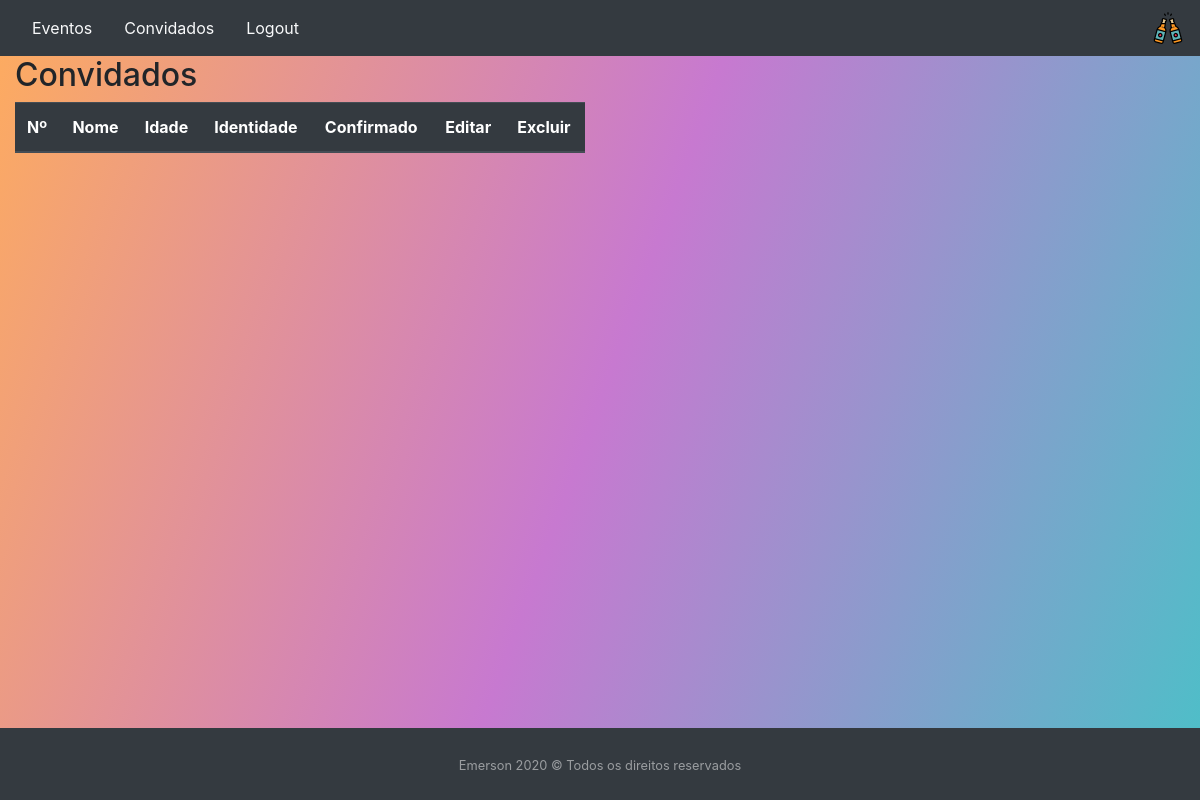
Page /eventos/convidadoEvento/1 (signed in) on the earlier database version.
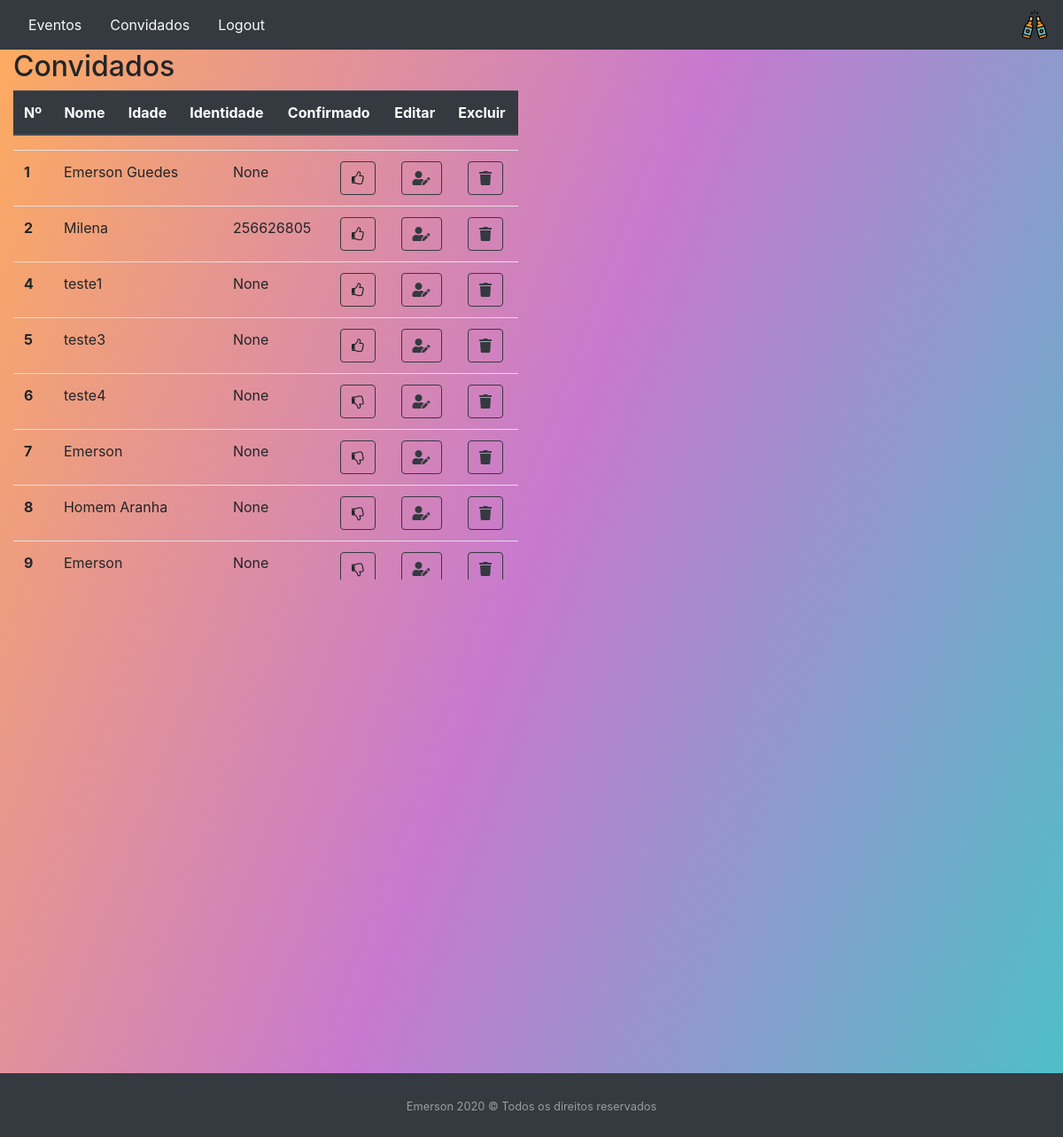
Same page on the later database version.
### convidado/models.py (models this page shows, shortened)
class Convidado(models.Model):
    evento = models.ManyToManyField(Evento)
    user = models.ForeignKey(settings.AUTH_USER_MODEL,default=1, on_delete=models.CASCADE)
    nome = models.CharField(max_length=100)
    nascimento = models.DateField()
    identidade = models.CharField(max_length=9,null=True, blank=True)
    confirmado = models.BooleanField()

### evento/views.py (the view)
# urls.py: path('convidadoEvento/<id>',convidadoEvento, name='convidadoEvento')
@login_required()
def convidadoEvento(request, id):
    convidado = Convidado.objects.filter(
        evento = id, user=request.user
    )
    return render(request, 'evento/listaconvidadoevento.html', {'convidados': convidado})

### evento/templates/evento/listaconvidadoevento.html
{%extends 'convidado/base.html'%}
{%load static%}
{%block menu%}
<nav class="navbar navbar-dark bg-dark">
    <ul class="nav">
      <li class="nav-item">
        <a class="nav-link text-light bg-dark" href="{%url 'eventos'%}">Eventos</a>
      </li>
      <li class="nav-item">
        <a class="nav-link active text-light bg-dark" href="{%url 'convidados'%}">Convidados</a>
      </li>
      <li class="nav-item">
         <a class="nav-link text-light bg-dark" href="{%url 'logout'%}" >Logout</a>
      </li>
    </ul>
    <div>
        <img src="{% static '/img/cerveja.png'%}">
    </div>
</nav>
{%endblock%}
{%block main%}
<div class="row">
    <div class="col-sm-6 ">
        <h2 >Convidados</h2>
        <table class="table">
          <thead class="thead-dark">
            <tr>
              <th scope="col">Nº</th>
              <th scope="col">Nome</th>
              <th scope="col">Idade</th>
              <th scope="col">Identidade</th>
              <th scope="col">Confirmado</th>
              <th scope="col">Editar</th>
              <th scope="col">Excluir</th>
            </tr>
          </thead>
        </table>
        <div class="anyClass">
            <table class="table">
                <tbody>
                    {%for convidados in convidados%}
                    <tr>
                      <th scope="row">{{convidados.id}}</th>
                      <td>{{convidados.nome}}</td>
                      <td>{{convidados.idade}}</td>
                      <td>{{convidados.identidade}}</td>
                      {%if convidados.confirmado == True %}
                        <td>
                            <a   class="btn btn-outline-dark" >
                              <i class="fa fa-thumbs-o-up"></i>
                            </a>
                        </td>
                      {%else%}
                        <td>
                            <a   class="btn btn-outline-dark" >
                              <i class="fa fa-thumbs-o-down"></i>
                            </a>
                        </td>
                       {%endif%}
                      <td>
                          <a   class="btn btn-outline-dark" href="{%url 'convidadoUpdate' convidados.id %}">
                              <i class="fas fa-user-edit"></i>
                          </a>
                      </td>
                      <td>
                          <a class="btn btn-outline-dark" href="{%url 'convidadoDelete' convidados.id %}">
                              <i class="fas fa-trash" ></i>
                          </a>
                      </td>
                    </tr>
                    {%endfor%}
                  </tbody>
            </table>
        </div>
    </div>
</div>
{%endblock%}

### convidado/templates/convidado/base.html (shortened to what this page needs)
{%load static%}
<!DOCTYPE html>
<html lang="en">
<head>
    <link rel="stylesheet" href="https://use.fontawesome.com/releases/v5.7.0/css/all.css">
    <link rel="stylesheet" href="https://stackpath.bootstrapcdn.com/bootstrap/4.4.1/css/bootstrap.min.css">
    <link rel="stylesheet" href="https://stackpath.bootstrapcdn.com/font-awesome/4.7.0/css/font-awesome.min.css">
    <link rel="stylesheet" href="{% static 'stick-footer.css' %}">
    <link rel="stylesheet" href="{% static 'style.css' %}">
    <link rel="stylesheet" href="{% static 'scroll.css' %}">
</head>
<body style="background: linear-gradient(110deg, #FEAC5E, #C779D0, #4BC0C8 );">
    {%block menu%}
    {%endblock%}
    <div class="container-fluid">
        {%block main%}
        {%endblock%}
    </div>
    {% include 'footer.html' %}
</body>
</html>

### templates/footer.html (shortened to what this page needs)
{%load static%}
<!DOCTYPE html>
<html lang="en">
<head>
    <link rel="stylesheet" href="{% static 'style.css' %}">
    <link rel="stylesheet" href="{% static 'stick-footer.css' %}">
</head>
<body class="d-flex flex-column">
  <div id="page-content">
  </div>
  <footer id="sticky-footer" class="py-4 bg-dark text-white-50">
    <div class="container text-center">
      <small>Emerson 2020 © Todos os direitos reservados</small>
    </div>
  </footer>
</body>
</html>

### static/stick-footer.css (style rules this page uses)
html, body { height: 100%; }
#page-content { flex: 1 0 auto; }
#sticky-footer { flex-shrink: none; }
body { background: #007bff; background: linear-gradient(to right, #0062E6, #33AEFF); }

### static/style.css (style rules this page uses)
body { background: linear-gradient(110deg, #fc00ff, #00dbde ); }

### static/scroll.css (style rules this page uses)
.anyClass { height:485px; overflow-y: scroll; }

Differences in the rows shown:
added Convidado: id "1", nome "Emerson Guedes", identidade "None", confirmado True (drawn)
added Convidado: id "2", nome "Milena", identidade "256626805", confirmado True (drawn)
added Convidado: id "4", nome "teste1", identidade "None", confirmado True (drawn)
added Convidado: id "5", nome "teste3", identidade "None", confirmado True (drawn)
added Convidado: id "6", nome "teste4", identidade "None", confirmado False (drawn)
added Convidado: id "7", nome "Emerson", identidade "None", confirmado False (drawn)
added Convidado: id "8", nome "Homem Aranha", identidade "None", confirmado False (drawn)
added Convidado: id "9", nome "Emerson", identidade "None", confirmado False (drawn)
